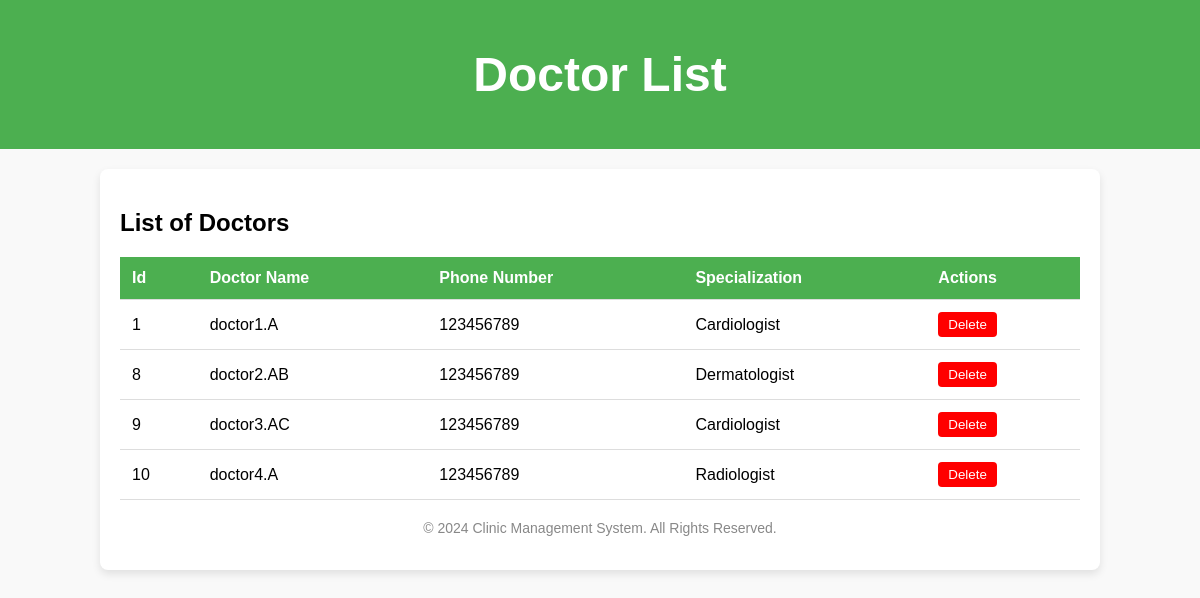
Page /doctor_list/ on the earlier database version.
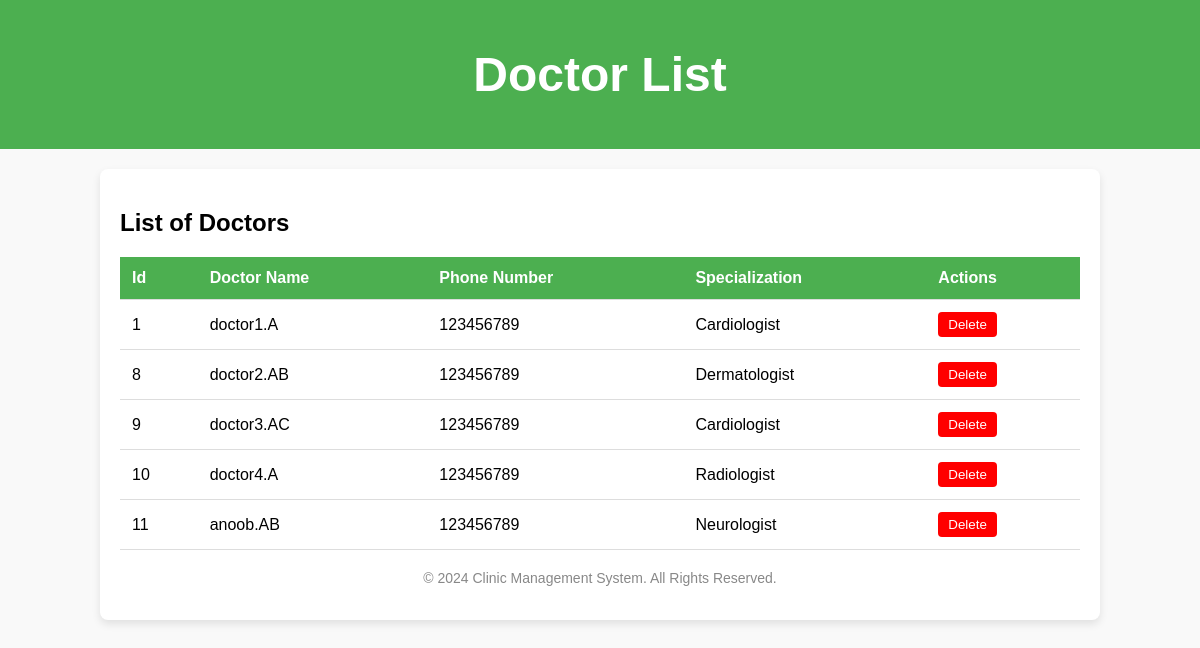
Same page on the later database version.
### clinic_mgt_app/models.py (models this page shows, shortened)
class Doctor(models.Model):
    SPECIALIZATION_CHOICES = [
        ('General Practitioner', 'General Practitioner'),
        ('Cardiologist', 'Cardiologist'),
        ('Dermatologist', 'Dermatologist'),
        ('Neurologist', 'Neurologist'),
        ('Orthopedic', 'Orthopedic'),
        ('Pediatrician', 'Pediatrician'),
        ('Psychiatrist', 'Psychiatrist'),
        ('Radiologist', 'Radiologist')
    ]
    doctor_user = models.ForeignKey(CustomUser,on_delete=models.CASCADE, null=True)
    first_name = models.CharField(max_length=100)
    last_name = models.CharField(max_length=100)
    specialization = models.CharField(max_length=100,choices=SPECIALIZATION_CHOICES)
    phone_number = models.CharField(max_length=15)
    image = models.ImageField(upload_to='image/',null=True)
    experience = models.PositiveIntegerField(help_text="Years of experience")
    clinic_address = models.TextField()
    created_at = models.DateTimeField(auto_now_add=True)
    updated_at = models.DateTimeField(auto_now=True)
    is_doctor = models.BooleanField(default=True)

### clinic_mgt_app/views.py (the view)
# urls.py: path('doctor_list/',views.doctor_list,name='doctor_list'),
def doctor_list(request):
    doctors = Doctor.objects.all()
    return render(request, 'doctors_list.html', {'doctors': doctors})

### clinic_mgt_app/templates/doctors_list.html (shortened to what this page needs)
<!DOCTYPE html>
<html lang="en">
<head>
</head>
<body>
    <header>
        <h1>Doctor List</h1>
    </header>
    <div class="container">
        <div class="table-header">
            <h2>List of Doctors</h2>
        </div>
        <table>
            <thead>
                <tr>
                    <th>Id</th>
                    <th>Doctor Name</th>
                    <th>Phone Number</th>
                    <th>Specialization</th>
                    <th>Actions</th>
                </tr>
            </thead>
            <tbody>
                {% for doctor in doctors %}
                    <tr>
                        <td>{{ doctor.id }}</td>
                        <td>{{ doctor.first_name }}{{ doctor.last_name }}</td>
                        <td>{{ doctor.phone_number }}</td>
                        <td>{{ doctor.specialization }}</td>
                        <td>
                            <form method="POST" action="{% url 'delete_doctor' %}">
                                <button type="submit" name="delete_doctor" class="delete-button">Delete</button>
                            </form>
                        </td>
                    </tr>
                {% endfor %}
            </tbody>
        </table>
        <div class="table-footer">
            <p>&copy; 2024 Clinic Management System. All Rights Reserved.</p>
        </div>
    </div>
</body>
</html>

Differences in the rows shown:
added Doctor: id "11", first_name "anoob", last_name ".AB", phone_number "123456789", specialization "Neurologist"
